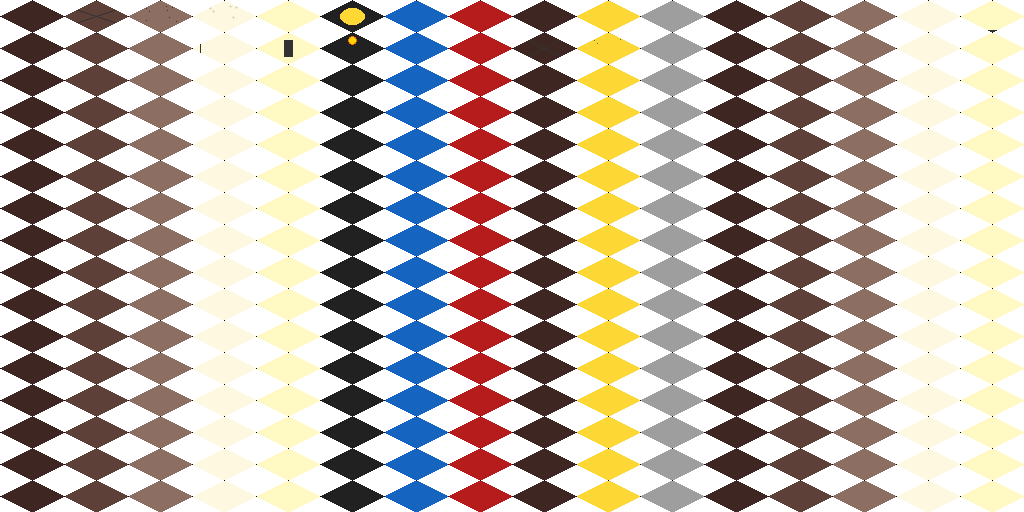
#> input picture games/headoverheels/assets/images/bookworld.png, 1024 x 512 px
$ python -i ai_sprites.py   (imports and definitions only)
#> lines starting #> are read from the running program, lines starting #| are printed output that depends on the picture
#> further down, picture is the input picture: PIL image 1024x512 RGBA; mean R, G, B, A 138.4, 118.9, 102.4, 131.4
#!/usr/bin/env python3
"""Generative sprite candidates, finished deterministically.

A diffusion model proposes; this script decides. The model is asked for one
subject on one flat field, and everything that has to be exact — trim, palette,
runtime size, anchor — is computed here, so two runs of the same prompt produce
pixels that differ only where the model was allowed to be creative.

Nothing here writes to `assets/`. Candidates land in
`assets/<game>/ai/candidates/` and are accepted by eye, one at a time, into
`assets/<game>/ai/accepted/`. Acceptance is recorded in a lock file so a later
run does not quietly overwrite art somebody already signed off, and every
accepted sprite keeps the prompt, the negative, the seed and the control image
that produced it, so any sprite in the project can be traced back to the run
that made it.

Usage:
    python3 scripts/ai_sprites.py --kind character --id_guard --limit 1
    python3 scripts/ai_sprites.py --kind entity --anubis --backend comfyui
    python3 scripts/ai_sprites.py --kind tile --castle_floor --scale 2 --lock
"""

from __future__ import annotations

import argparse
import datetime
import json
import pathlib
import shutil
import sys
import urllib.error
import urllib.request

import numpy
from PIL import Image

try:
    import yaml
except ImportError:  # pragma: no cover
    sys.exit("ai_sprites.py needs PyYAML: pip install pyyaml")

PROJECT_ROOT = pathlib.Path(__file__).parent.parent
GAME_ROOT = PROJECT_ROOT / "games" / "headoverheels"
ASSETS = GAME_ROOT / "assets"
STYLE = GAME_ROOT / "style"
BUILD = PROJECT_ROOT / "build" / "ai"
PROMPTS = PROJECT_ROOT / "prompts"
STATE = GAME_ROOT / "ai" / "state.json"
WORKFLOW = PROMPTS / "comfyui_workflow_api.json"

# The game's runtime resolution. The renderer scales sprites at draw time
# (Flame's Sprite.scale), so baking the scale into the PNG would double it.
SCALE = 1

NEGATIVE = (
    "multiple subjects, grid, sprite sheet, contact sheet, text, watermark, "
    "signature, drop shadow, cast shadow, gradient background, vignette, "
    "texture noise, dithering, jpeg artifacts, blurry, antialiased edge, "
    "modern, photorealistic, 3d render, vector"
)


def stamp() -> str:
    return datetime.datetime.now().strftime("%Y%m%d-%H%M%S")


# [47 lines left out: functions manifest, spec_description, load_state, save_state, base_prompt, not called in this run]


def negative_prompt() -> str:
    return NEGATIVE


def cut_out(image: Image.Image, key: str = "#ff00ff") -> Image.Image:
    """Make the keyed colour transparent.

    The model is told to draw one flat field of `key`, and the corners are
    sampled to find it, because a model asked for flat magenta will not always
    return exactly one magenta. A green-screen-free approach: compare each pixel
    to the median corner colour and fade the difference, so an off-spec background
    still comes out clean instead of leaving a halo.
    """
#> called with key = '#ff00ff'
    rgb = image.convert("RGB")
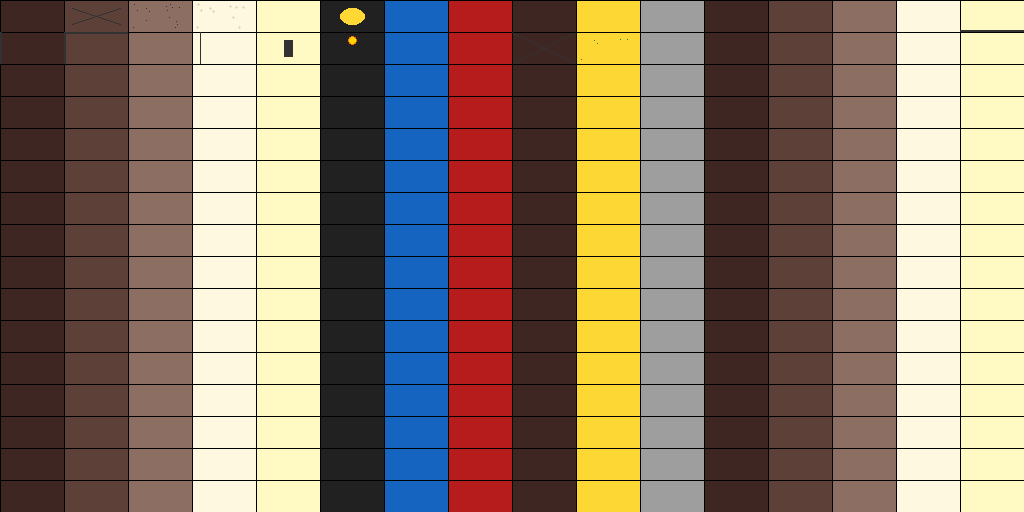
#> rgb: PIL image 1024x512 RGB; mean R, G, B 138.4, 118.9, 102.4
    w, h = rgb.size
#> w = 1024; h = 512
    corners = [
        rgb.getpixel((0, 0)),
        rgb.getpixel((w - 1, 0)),
        rgb.getpixel((0, h - 1)),
        rgb.getpixel((w - 1, h - 1)),
    ]
#> corners = [(0, 0, 0), (0, 0, 0), (0, 0, 0), (255, 249, 196)]
    back = tuple(int(numpy.median([c[i] for c in corners])) for i in range(3))
#> back = (0, 0, 0)

    array = numpy.asarray(rgb).astype(numpy.int16)
    distance = numpy.abs(array - numpy.array(back)).sum(axis=2)
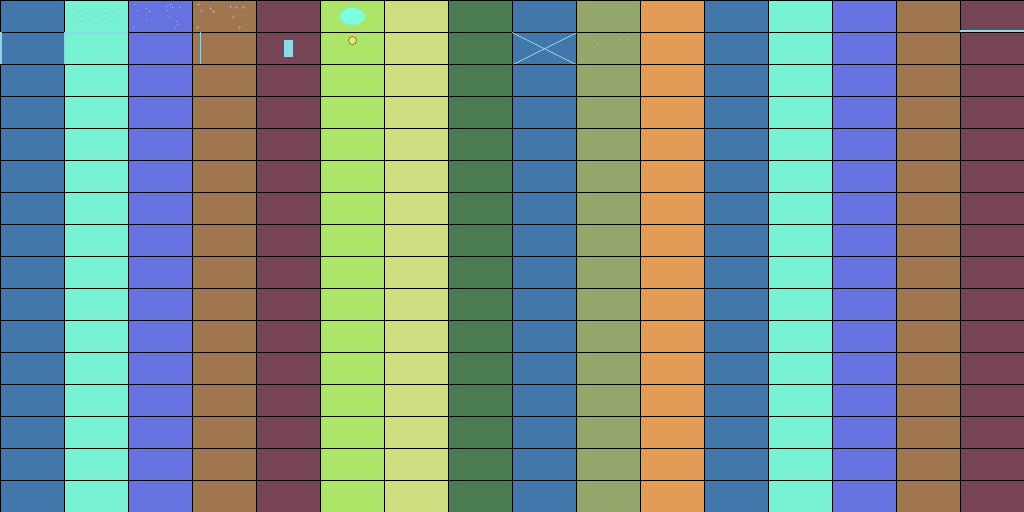
#> distance: shape (512, 1024) int64; 17 distinct labels, from 0 to 728; one colour per label, 0 black
    # 90 is the point where a pixel stops being background and starts being a
    # very desaturated edge pixel of the subject.
    alpha = numpy.clip((distance - 30) * 255 // 60, 0, 255).astype("uint8")
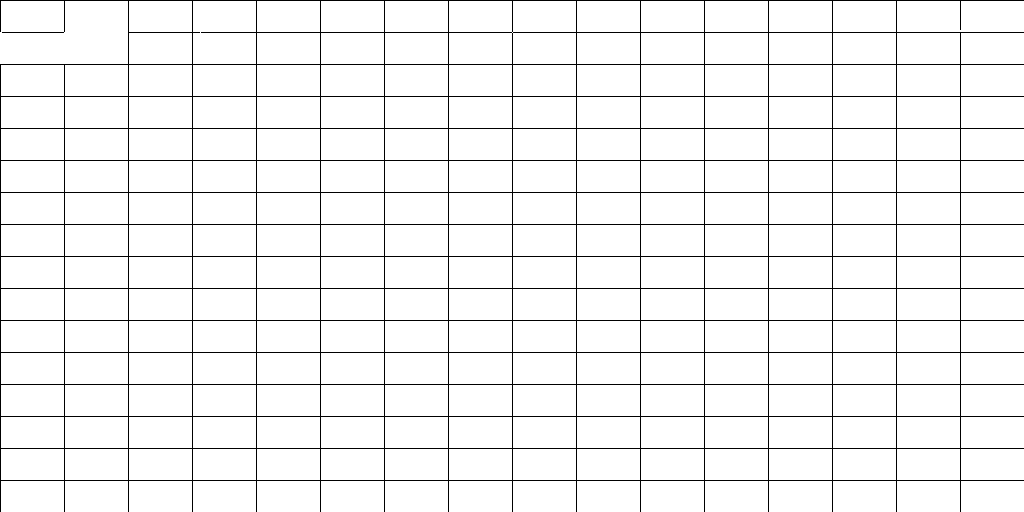
#> alpha: shape (512, 1024); 95.4% white; black in thin lines or dots

    out = rgb.convert("RGBA")
    out.putalpha(Image.fromarray(alpha, mode="L"))
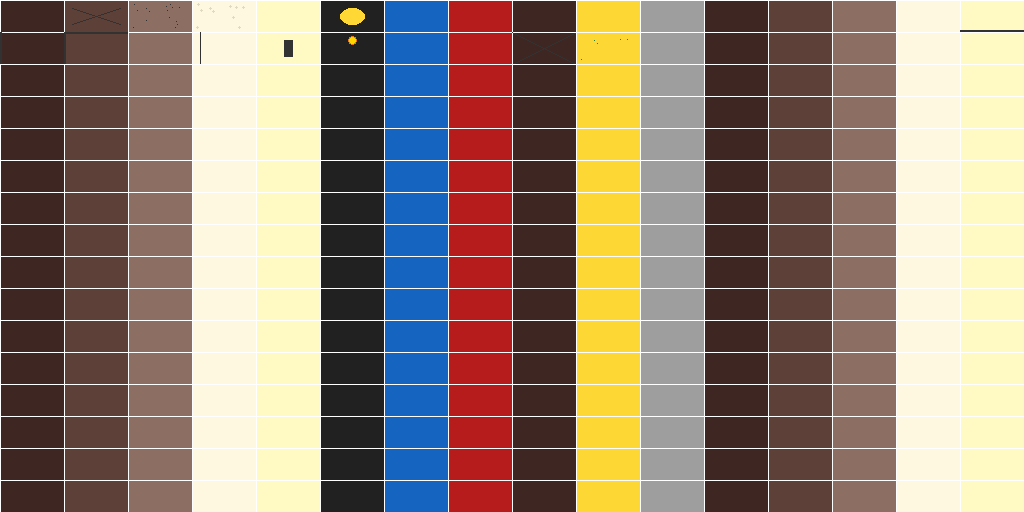
#> out: PIL image 1024x512 RGBA; mean R, G, B, A 138.4, 118.9, 102.4, 243.2; transparent parts drawn white
    return out


# [139 lines left out: functions first_frame, fit, rgb, palette_entries, colours, fit_palette, not called in this run]


def load_json(path: pathlib.Path) -> dict:
    with path.open() as handle:
        return json.load(handle)


# [247 lines left out: functions write_workflow, choose_control, post_comfy, folder_backend, finish, accept and 1 more, not called in this run]


# [2 lines not run here, left out]

>>> from PIL import Image
>>> picture = Image.open('../games/headoverheels/assets/images/bookworld.png')
>>> result = cut_out(picture)

$ run again, on games/headoverheels/assets/images/penitentiary.png
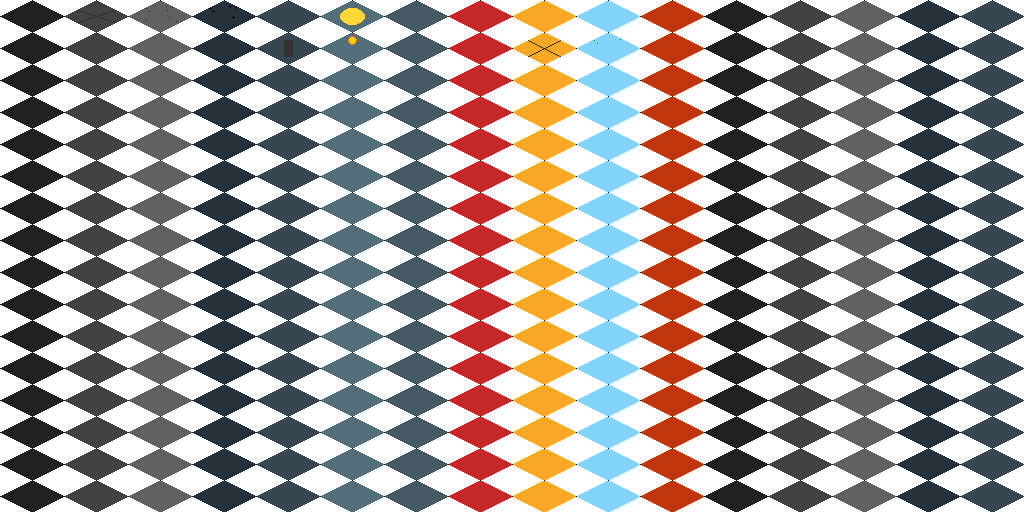
#> input picture games/headoverheels/assets/images/penitentiary.png, 1024 x 512 px
#> picture is the input picture: PIL image 1024x512 RGBA; mean R, G, B, A 89.4, 78, 72.8, 131.4
#> corners = [(0, 0, 0), (0, 0, 0), (0, 0, 0), (55, 71, 79)]
#> back = (0, 0, 0)
#> in cut_out, `distance = numpy.abs(array - numpy.array(back)).sum(axis=2)`:
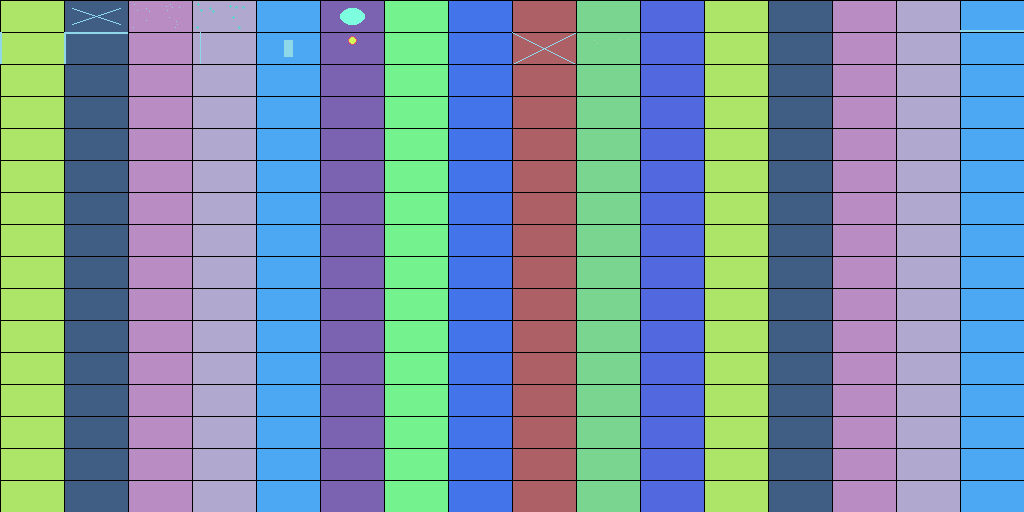
#> distance: shape (512, 1024) int64; 18 distinct labels, from 0 to 591; one colour per label, 0 black
#> in cut_out, `out.putalpha(Image.fromarray(alpha, mode="L"))`:
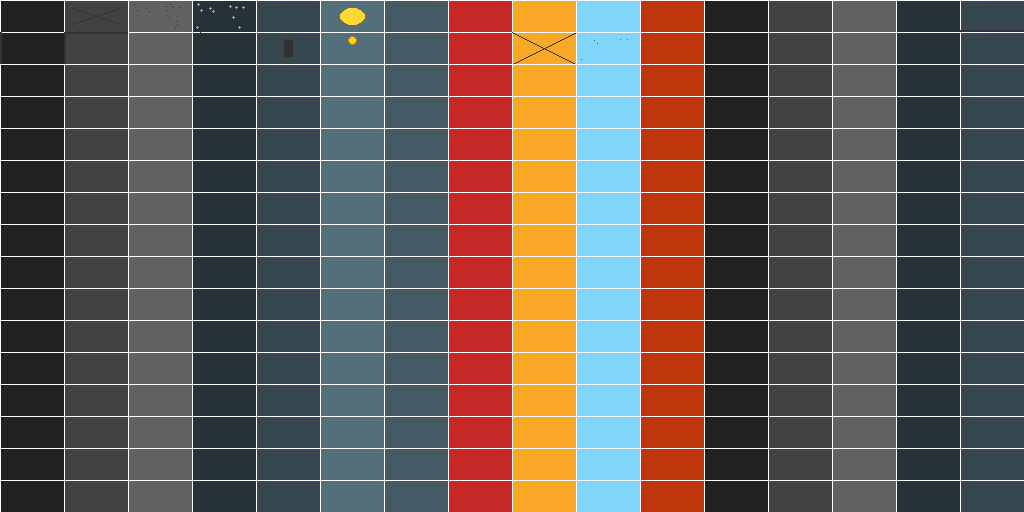
#> out: PIL image 1024x512 RGBA; mean R, G, B, A 89.4, 78, 72.8, 243.2; transparent parts drawn white

$ run again, on games/headoverheels/assets/images/safari.png
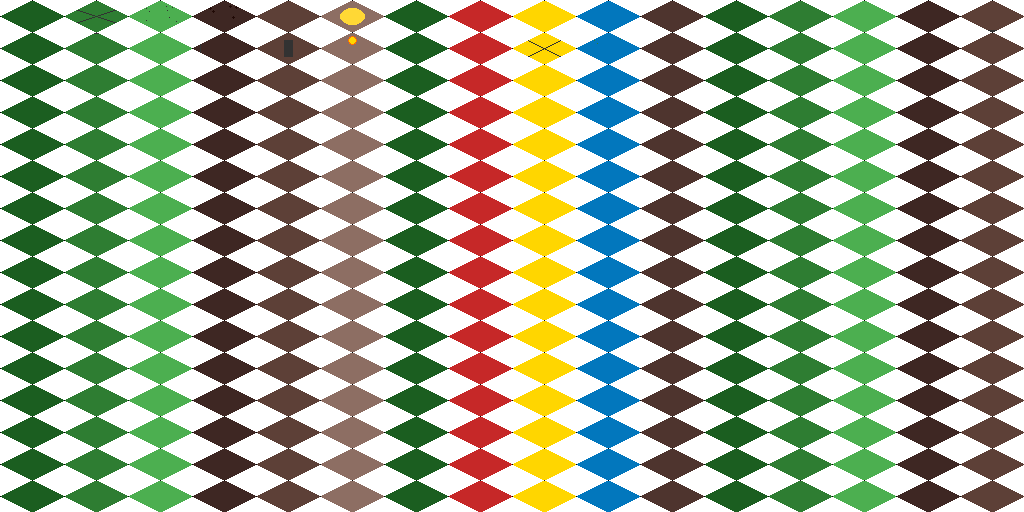
#> input picture games/headoverheels/assets/images/safari.png, 1024 x 512 px
#> picture is the input picture: PIL image 1024x512 RGBA; mean R, G, B, A 78, 96.7, 54.2, 131.4
#> corners = [(0, 0, 0), (0, 0, 0), (0, 0, 0), (93, 64, 55)]
#> back = (0, 0, 0)
#> in cut_out, `distance = numpy.abs(array - numpy.array(back)).sum(axis=2)`:
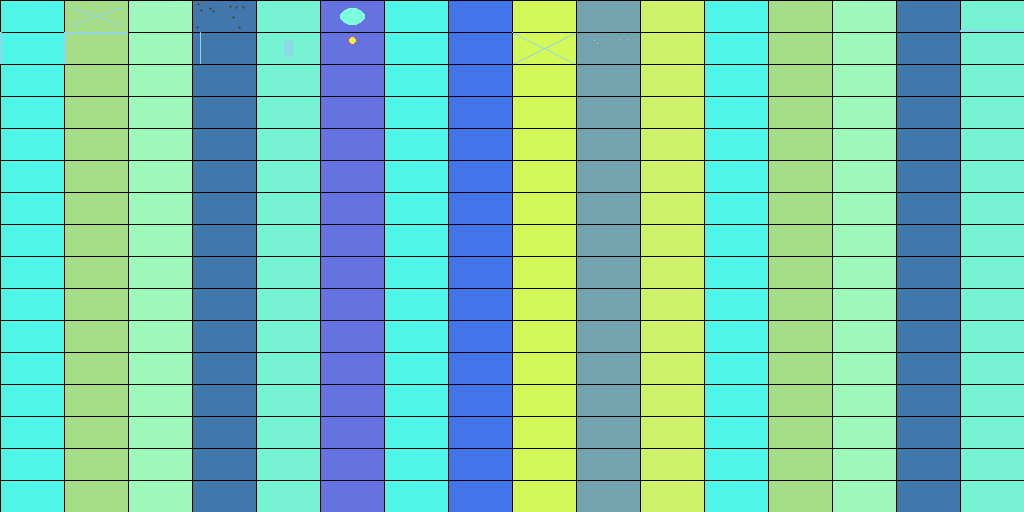
#> distance: shape (512, 1024) int64; 15 distinct labels, from 0 to 524; one colour per label, 0 black
#> in cut_out, `out.putalpha(Image.fromarray(alpha, mode="L"))`:
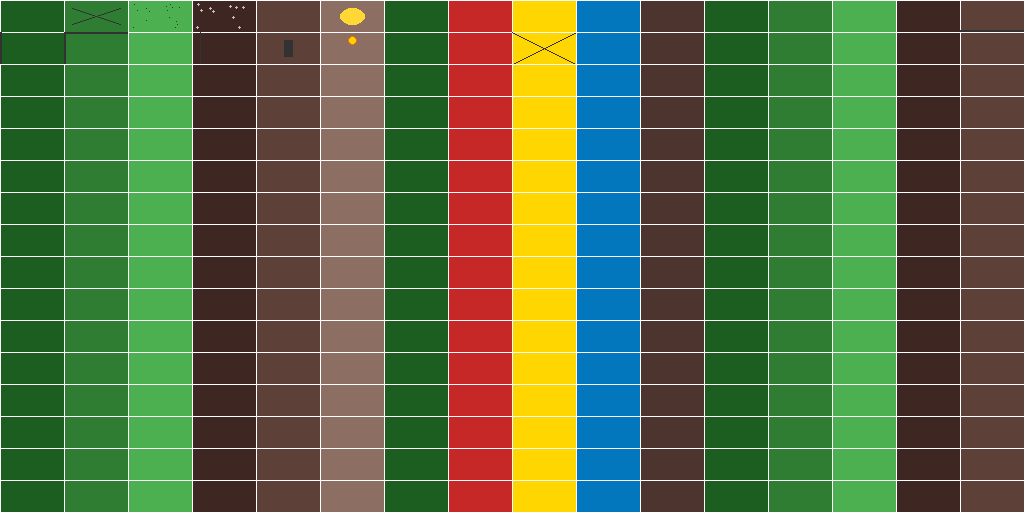
#> out: PIL image 1024x512 RGBA; mean R, G, B, A 78, 96.7, 54.2, 243.2; transparent parts drawn white
